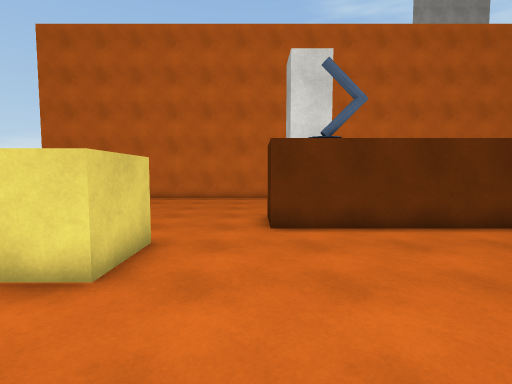
[1] (above)

19 first-person views from a walk through a scene from a Unity 3-D project. The camera is 1.5 m above the floor, tilts 4° down and sees 85° across. The floor is counted in squares, 1 m on a side. Each view is taken from the middle of a square. On the plan, view 1 faces up. The plan holds only what a view shows up to about 14 squares ahead; the rest is blank. The place goes on beyond the plan. Surface patterns are stand-ins for the level's own textures.

[2]
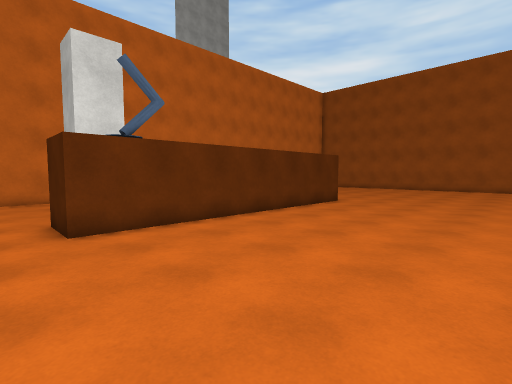

[3]
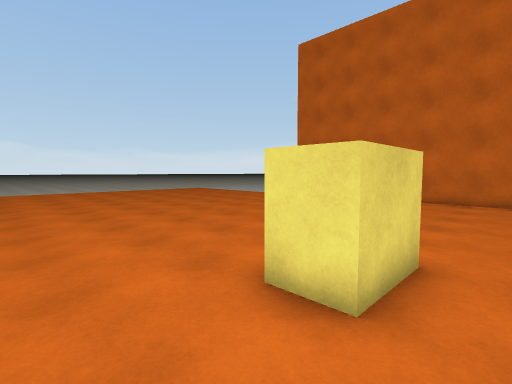

[4]
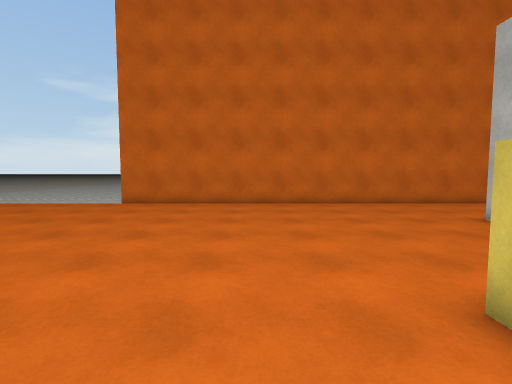

[5]
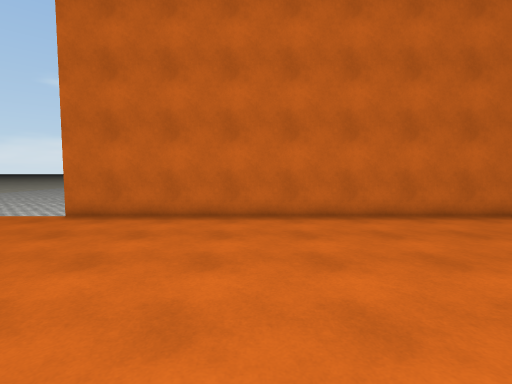

[6]
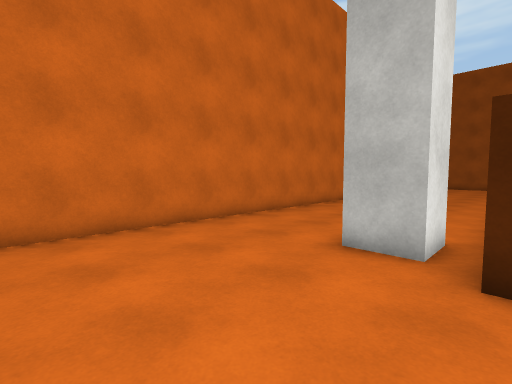

[7]
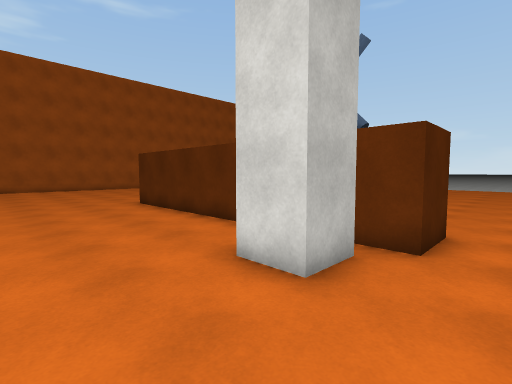

[8]
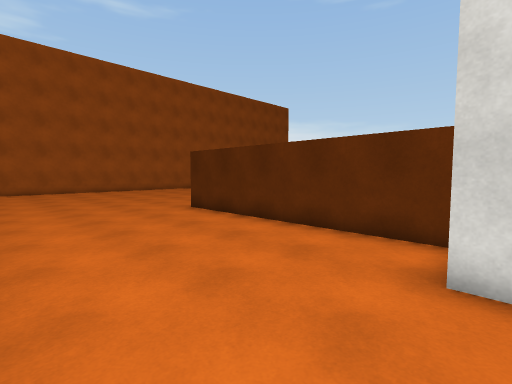

[9]
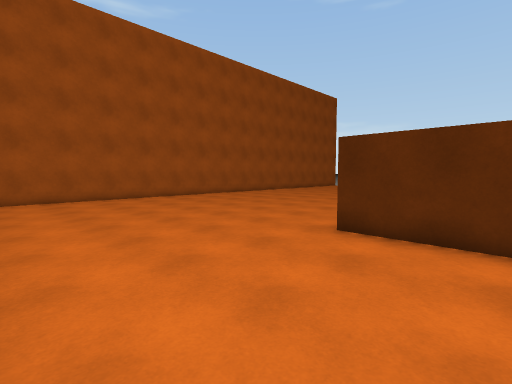

[10]
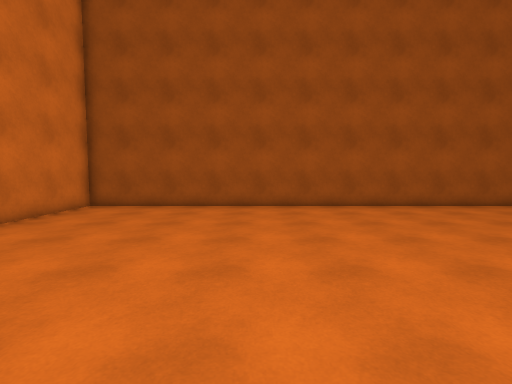

[11]
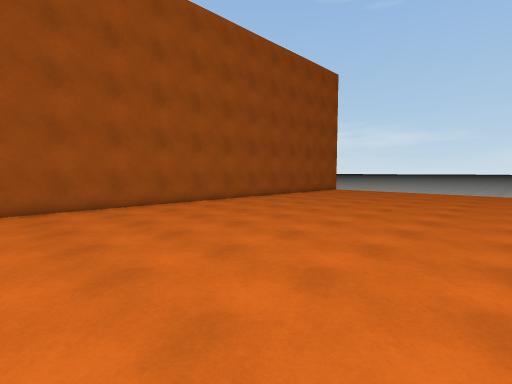

[12]
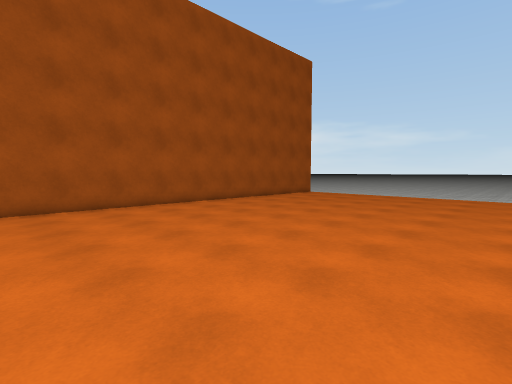

[13]
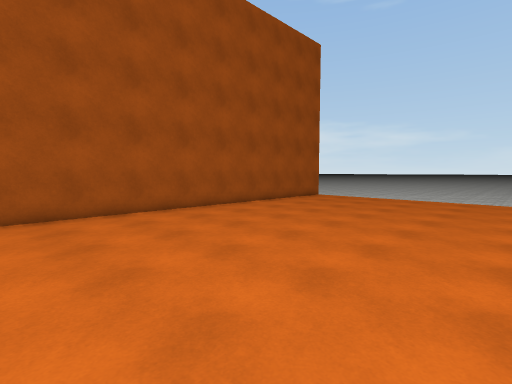

[14]
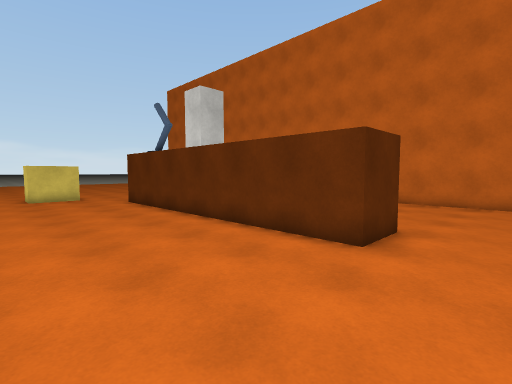

[15]
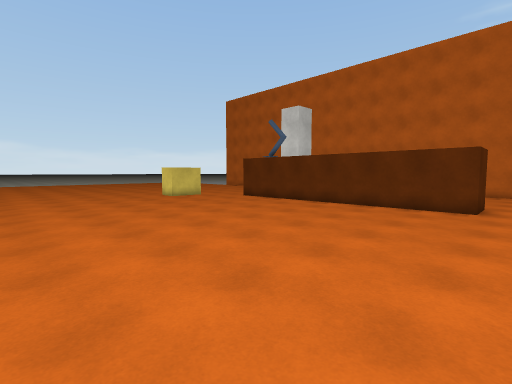

[16]
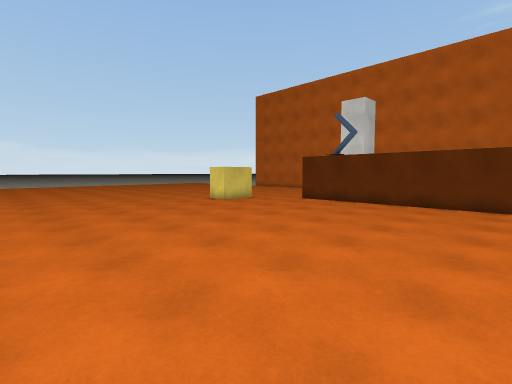

[17]
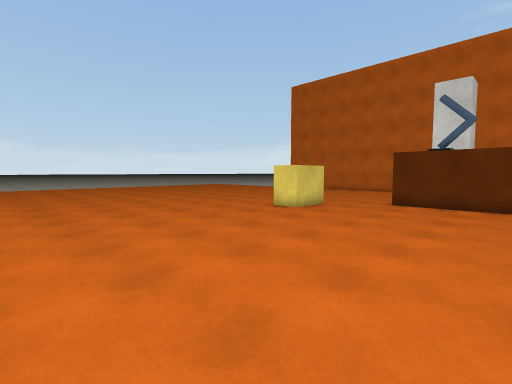

[18]
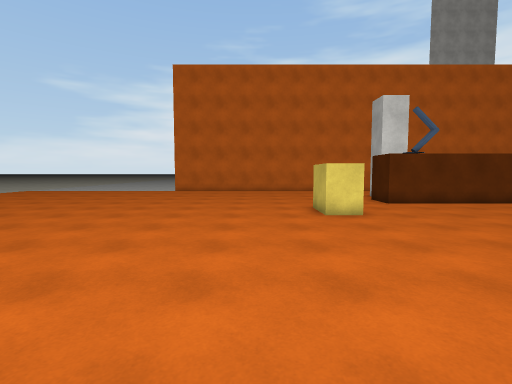

[19]
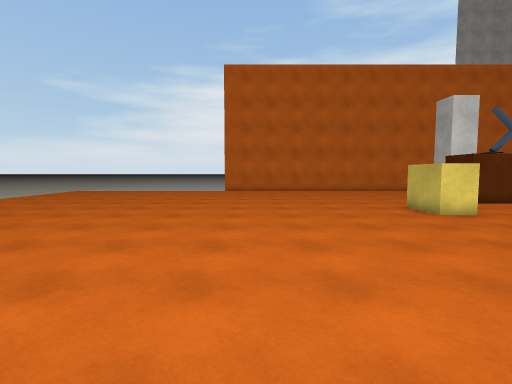

### Floor plan
Key: @ floor where view 1 was taken; # wall or solid block; . floor; B block.
Columns run from 14 left of view 1 to 25 right of it. Each row starts with its distance up from view 1.
 17   ###########################      #####
 16 .......................................#
 15 .......................................#
 14 .......................................#
 13 .......................................#
 12 .......................................#
 11  ...............#......................#
 10  ...............#......................#
  9   .............############............#
  8 ...............############............#
  7 .......................................#
  6 ...........##..........................#
  5 ...........B#..........................#
  4 ...........B#..........................#
  3 .......................................#
  2 .......................................#
  1 .......................................#
  0 ..............@........................#
 -1 .......................................#
 -2 .......................................#
 -3  ......................................#
 -4   .....................................#
 -5   .....................................#
 -6     .   ............... .  ............#

Positions as (right, up) in squares from view 1, and headings:
1: (0, 0), facing up
2: (-1, 0), facing up-right
3: (-1, 1), facing up-left
4: (-6, 3), facing up
5: (-6, 7), facing up
6: (-4, 9), facing up-right
7: (-1, 15), facing down-right
8: (2, 16), facing down-right
9: (9, 16), facing down-right
10: (13, 9), facing right
11: (13, 9), facing down-right
12: (13, 5), facing down-right
13: (15, 3), facing down-right
14: (15, 2), facing up-left
15: (14, -5), facing up-left
16: (10, -6), facing up-left
17: (5, -6), facing up-left
18: (-6, -6), facing up
19: (-10, -6), facing up
